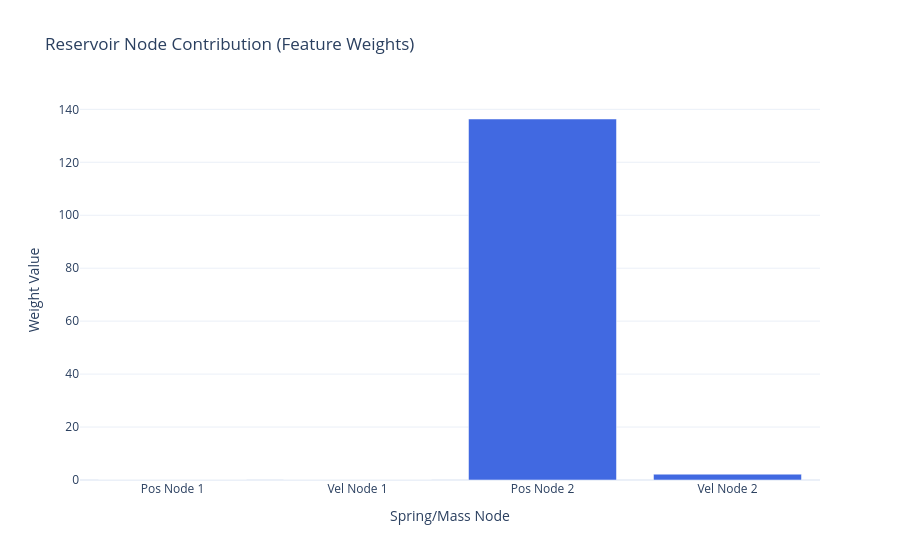
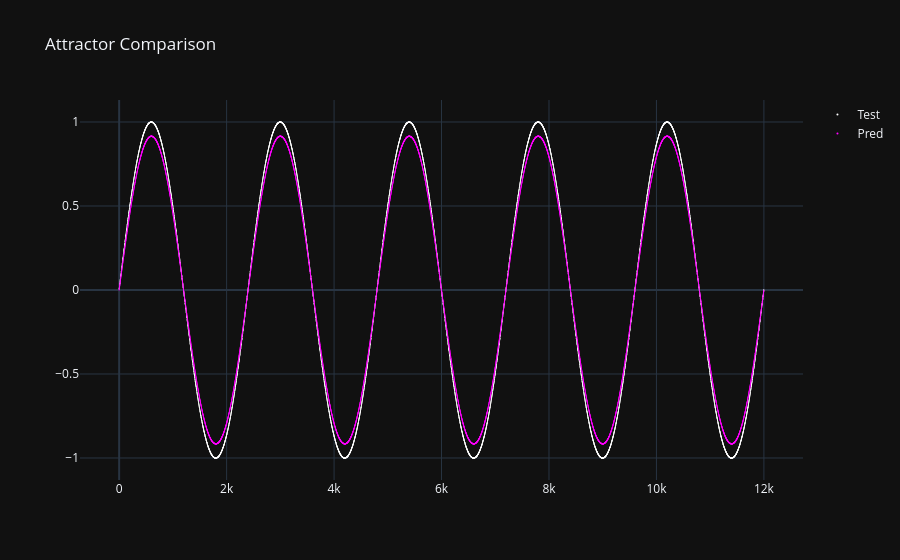
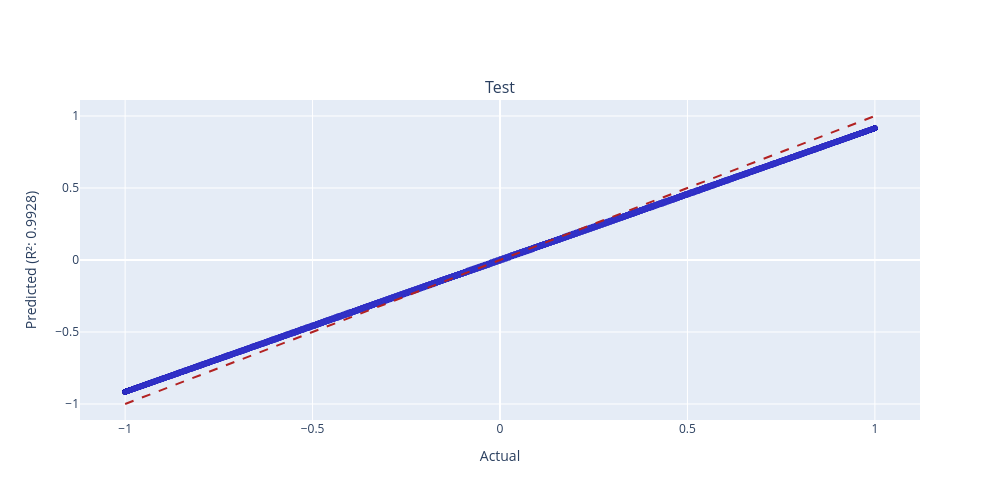

Notebook code for these charts, in order:
### Code cell
weight_plot(model.coef_).show()
scatter_plot([Y_test, Y_pred]).show()
r_2_plots_grid(Y_test, Y_pred, ["Test", "Pred"]).show()

### Figure 1 — Plotly figure (JSON) as saved in the notebook; plotly's stock layout.template omitted (floating-point values rounded to 4 significant figures)
{"data": [{"marker": {"color": ["royalblue", "royalblue", "royalblue", "royalblue"]}, "type": "bar", "x": ["Pos Node 1", "Vel Node 1", "Pos Node 2", "Vel Node 2"], "y": [0.0, 0.0, 136.4, 2.203]}], "layout": {"title": {"text": "Reservoir Node Contribution (Feature Weights)"}, "xaxis": {"title": {"text": "Spring/Mass Node"}}, "yaxis": {"title": {"text": "Weight Value"}}}}

### Figure 2 — Plotly figure (JSON) as saved in the notebook; plotly's stock layout.template omitted (floating-point values rounded to 4 significant figures; data arrays with more than 128 entries replaced by an {"elided": "..."} marker saying what was removed)
{"data": [{"marker": {"color": "white", "size": 1}, "mode": "markers", "name": "Test", "type": "scatter", "x": {"elided": "12000 int values"}, "y": {"elided": "12000 float values"}}, {"marker": {"color": "magenta", "size": 1}, "mode": "markers", "name": "Pred", "type": "scatter", "x": {"elided": "12000 int values"}, "y": {"elided": "12000 float values"}}], "layout": {"title": {"text": "Attractor Comparison"}}}

### Figure 3 — Plotly figure (JSON) as saved in the notebook; plotly's stock layout.template omitted (floating-point values rounded to 4 significant figures; data arrays with more than 128 entries replaced by an {"elided": "..."} marker saying what was removed)
{"data": [{"marker": {"color": "rgba(50, 50, 200, 0.5)", "size": 5}, "mode": "markers", "name": "Data", "type": "scatter", "x": {"elided": "12000 float values"}, "xaxis": "x", "y": {"elided": "12000 float values"}, "yaxis": "y"}, {"line": {"color": "firebrick", "dash": "dash"}, "mode": "lines", "name": "Ideal", "type": "scatter", "x": [-1, 1], "xaxis": "x", "y": [-1, 1], "yaxis": "y"}], "layout": {"annotations": [{"font": {"size": 16}, "showarrow": false, "text": "Test", "x": 0.5, "xanchor": "center", "xref": "paper", "y": 1, "yanchor": "bottom", "yref": "paper"}], "height": 500, "showlegend": false, "width": 1000, "xaxis": {"anchor": "y", "domain": [0, 1], "title": {"text": "Actual"}}, "yaxis": {"anchor": "x", "domain": [0, 1], "title": {"text": "Predicted (R²: 0.9928)"}}}}
